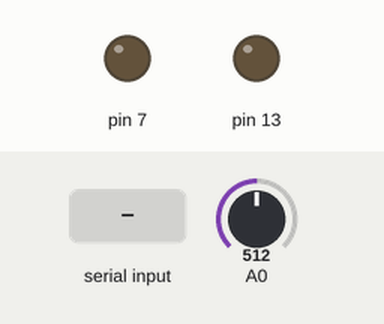
Simulated run of this sketch. Board: Arduino Uno, built with avr-gcc and run on an emulated ATmega328P. Shown: output pins drawn as LEDs (lit = HIGH). The inputs (shaded band) are chosen by the test bench; at power-on: A0 = 512.

Above: at 1.2 s.
1.3 s: "1\n" received over Serial
At 2.0 s:
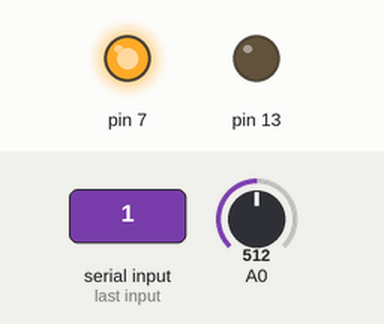
Timing chart, 0 to 7.9 s (numbered marks = the images above; inputs shaded):
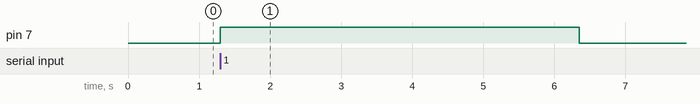

Measured:
- after the input at 1.3 s, pin 7: LOW → HIGH at once, → LOW 5.1 s later

The sketch:

fast_vlc_read.ino
```cpp
#define MAX_PULSE 65000
#define THRESHOLD 10

int numSamples = 0;
volatile byte reading;
long t, t0;

void setup () {
  Serial.begin(115200);
  pinMode(7, OUTPUT);
  pinMode(13, OUTPUT);

  ADCSRA = 0;             // clear ADCSRA register
  ADCSRB = 0;             // clear ADCSRB register
  ADMUX |= (0 & 0x07);    // set A0 analog input pin
  ADMUX |= (1 << REFS0);  // set reference voltage
  ADMUX |= (1 << ADLAR);  // left align ADC value to 8 bits from ADCH register

  // sampling rate is [ADC clock] / [prescaler] / [conversion clock cycles]
  // for Arduino Uno ADC clock is 16 MHz and a conversion takes 13 clock cycles
  ADCSRA |= (1 << ADPS2) | (1 << ADPS0);    // 32 prescaler for 38.5 KHz
  //ADCSRA |= (1 << ADPS2);                     // 16 prescaler for 76.9 KHz
  //ADCSRA |= (1 << ADPS1) | (1 << ADPS0);    // 8 prescaler for 153.8 KHz

  ADCSRA |= (1 << ADATE); // enable auto trigger
  ADCSRA |= (1 << ADIE);  // enable interrupts when measurement complete
  ADCSRA |= (1 << ADEN);  // enable ADC
  ADCSRA |= (1 << ADSC);  // start ADC measurements
}

volatile bool countingHigh = true;
volatile uint16_t highPulse = 0;
volatile uint16_t lowPulse = 0;
volatile byte mask = 128;
volatile byte currentChar;
volatile bool printSomething = false;
volatile long stopAt = 0;

void resetSerial () {
  Serial.print("\n");
  digitalWrite(13, LOW);
  // stopAt = micros() + 5000000;
}

ISR (ADC_vect) {
  reading = ADCH;

  /*
  Serial.print("0 ");
  Serial.print(reading, DEC);
  Serial.print(" 300\n");
  return;
  */

  if (countingHigh && reading > THRESHOLD) {
    highPulse ++;

    if (highPulse >= MAX_PULSE) {
      if (printSomething) resetSerial();
      printSomething = false;
      lowPulse = 0;
      highPulse = 0;
      countingHigh = true;
      return;
    }
  } else if (!countingHigh && reading < THRESHOLD) {
    lowPulse ++;

    if (lowPulse >= MAX_PULSE) {
      if (printSomething) resetSerial();
      printSomething = false;
      lowPulse = 0;
      highPulse = 0;
      countingHigh = true;
      return;
    }
  } else if (countingHigh) {
    countingHigh = false;
  } else {
    /*Serial.print(highPulse, DEC);
    Serial.print(" ");
    Serial.print(lowPulse, DEC);
    Serial.print("\n");*/

    countingHigh = true;
    if (highPulse > 35) {
      mask = 128;
      currentChar = 0;
    } else if (lowPulse < 15 && highPulse < 15) {
      mask /= 2;
    } else if (lowPulse < 15 && highPulse > 15) {
      currentChar += mask;
      mask /= 2;
    }

    lowPulse = 0;
    highPulse = 0;
  }

  if (!mask) {
    printSomething = true;
    digitalWrite(13, HIGH);
    Serial.print((char)currentChar);
    currentChar = 0;
    mask = 128;
  }

  numSamples ++;
}

void loop () {
  /*if (numSamples >= 1000) {
    t = micros() - t0;

    Serial.println(reading, DEC);
    Serial.print("Sampling frequency: ");
    Serial.print((float) 1000000 / t);
    Serial.println(" KHz");
    delay(400);

    t0 = micros();
    numSamples = 0;
  } */
  /*digitalWrite(7, HIGH);
  delay(5000);
  digitalWrite(7, LOW);
  delay(5000);*/

  long curTime = micros();
  if (Serial.available() > 0) {
    Serial.read();
    stopAt = curTime + 5000000;
  }

  if (curTime > stopAt) {
    digitalWrite(7, LOW);
  } else {
    digitalWrite(7, HIGH);
  }
  delay(50);
}
```
